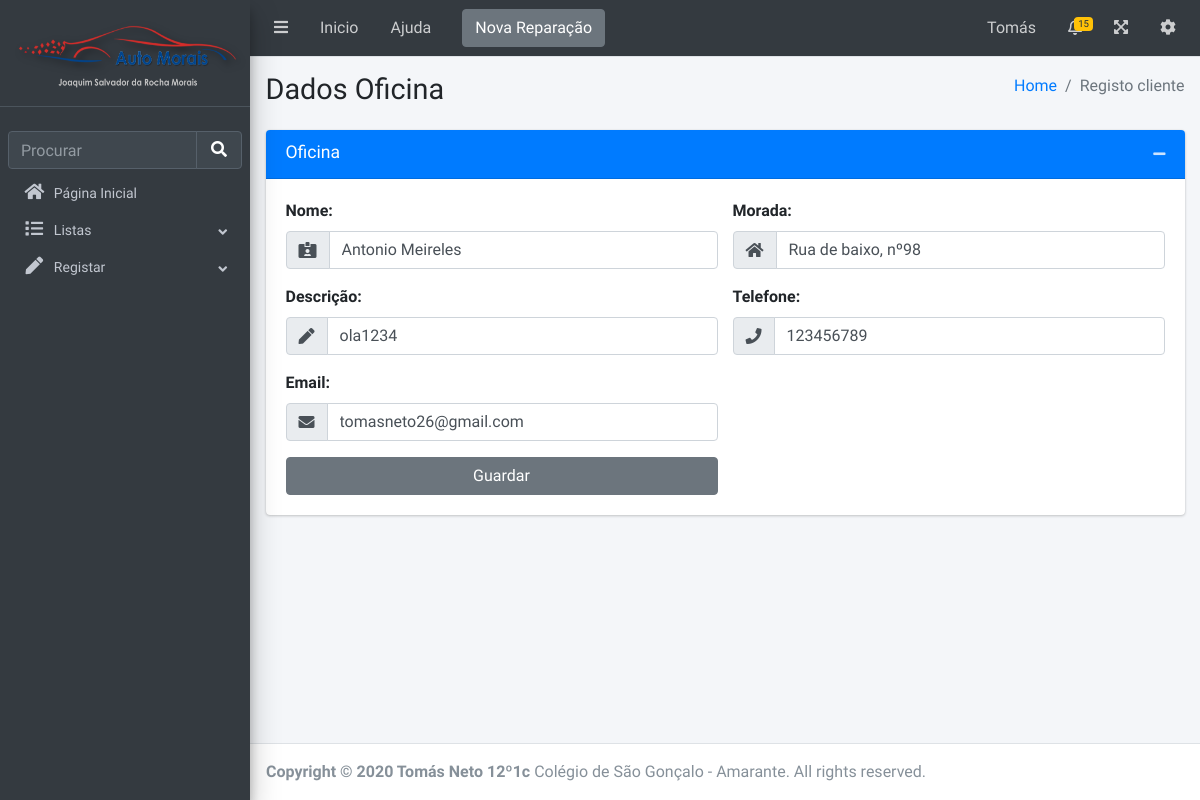
/admindashboard/oficina (signed in), run on an earlier commit of the app's database.
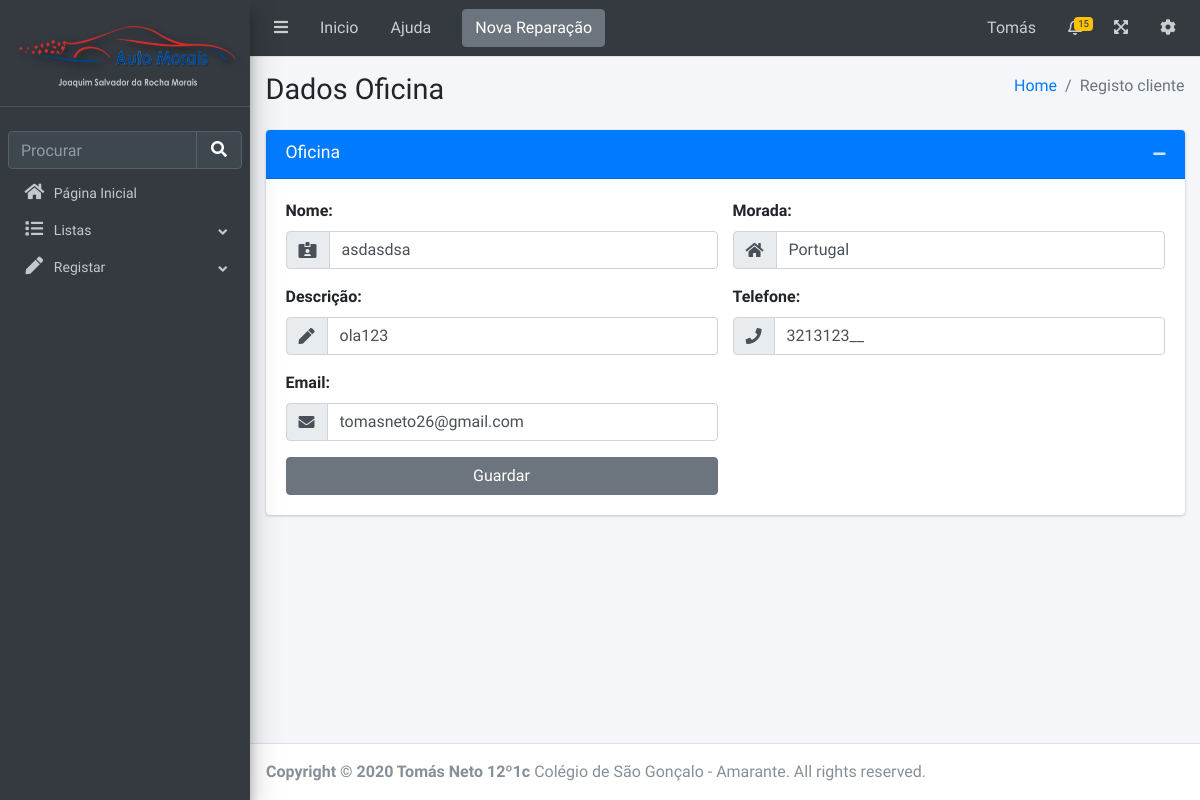
And on a later commit of the database.
### app.py (models this page shows, shortened)
class Oficina(db.Model):
	id = db.Column(db.Integer, primary_key = True)
	nome = db.Column(db.String(100), nullable = False, default = "Nao inserido")
	morada = db.Column(db.String(500), nullable = False, default = "Nao inserido")
	descricao = db.Column(db.String(100), nullable = False, default = "Sem descricao")
	email = db.Column(db.String(500), nullable = False, default = "Nao inserido")
	telefone = db.Column(db.Integer, nullable = False, default = "Nao inserido", unique=True)
	dono = db.Column(db.Integer, nullable = False, default = "Nao inserido", unique=True)
	data_registo = db.Column(db.String(20), nullable =False, default = today.strftime("%d/%m/%Y") )

### app.py (the view, shortened to what this page needs)
@app.route("/admindashboard/oficina", methods=['GET','POST'])
@login_required
def oficina():
	if current_user.cargo == 'Patrao':
		oficina = Oficina.query.first()
		return render_template("Software/pages/forms/oficina.html", oficina = oficina)
	else:
		return redirect("/admindashboard")

### app.py (called while the page is built)
@login_manager.user_loader
def load_user(user_id):
	return users.query.get(int(user_id))

### templates/Software/pages/forms/oficina.html (shortened to what the changed rows need)
{%extends 'Software/adminBase.html'%}
{%block body%}
            <section class="content-header">
                <div class="container-fluid">
                    <div class="row mb-2">
                        <div class="col-sm-6">
                            <h1>Dados Oficina</h1>
                        </div>
                    </div>
                </div>
            </section>
            <section class="content">
                <div class="container-fluid">
                    <div class="card card-primary">
                        <form action="#" method="POST">
                            <div class="card-body">
                                <div class="row">
                                    <div class="col-md-6">
                                        <div class="form-group">
                                            <div class="input-group">
                                                <div class="input-group-prepend">
                                                    <span class="input-group-text"><i class="fas fa-id-card-alt"></i></span>
                                                </div>
                                                <input type="text" class="form-control" data-mask name="nome" required value="{{oficina.nome}}">
                                            </div>
                                        </div>
                                        <div class="form-group">
                                            <div class="input-group">
                                                <div class="input-group-prepend">
                                                    <span class="input-group-text"><i class="fas fa-pen"></i></span>
                                                </div>
                                                <input type="text" class="form-control" data-mask name="descricao" required value="{{oficina.descricao}}">
                                            </div>
                                        </div>
                                        <div class="form-group">
                                            <div class="input-group">
                                                <div class="input-group-prepend">
                                                    <span class="input-group-text"><i class="fas fa-envelope"></i></span>
                                                </div>
                                                <input type="email" class="form-control" data-mask name="email" required value="{{oficina.email}}">
                                            </div>
                                        </div>
                                    </div>
                                    <div class="col-md-6">
                                        <div class="form-group">
                                            <div class="input-group">
                                                <div class="input-group-prepend">
                                                    <span class="input-group-text"><i class="fas fa-home"></i></span>
                                                </div>
                                                <input type="text" class="form-control" name="morada" data-mask required value="{{oficina.morada}}">
                                            </div>
                                        </div>
                                        <div class="form-group">
                                            <div class="input-group">
                                                <div class="input-group-prepend">
                                                    <span class="input-group-text"><i class="fas fa-phone"></i></span>
                                                </div>
                                                <input type="text" class="form-control" name="telefone" data-inputmask="'mask': ['999999999']" data-mask required value="{{oficina.telefone}}">
                                            </div>
                                        </div>
                                    </div>
                                </div>
                            </div>
                        </form>
                    </div>
                </div>
            </section>
       {%endblock%}

What changed in the data, as far as the page shows it:
changed Oficina "tomasneto26@gmail.com": nome "Antonio Meireles" → "asdasdsa"; descricao "ola1234" → "ola123"; morada "Rua de baixo, nº98" → "Portugal"; telefone "123456789" → "3213123__"
